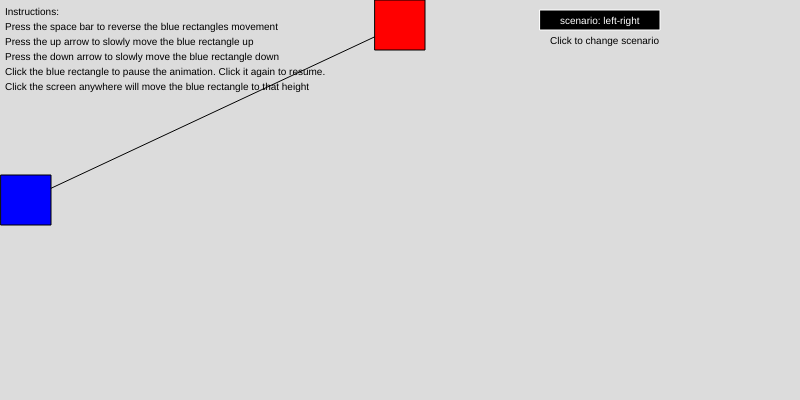
Frame 1 (no input)
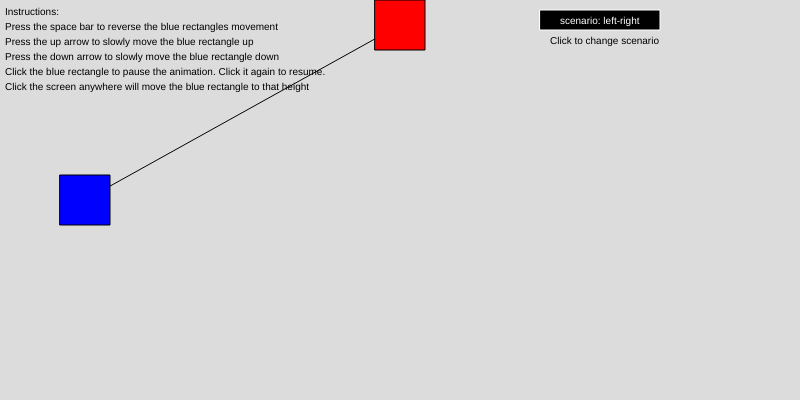
Frame 60 (no input)
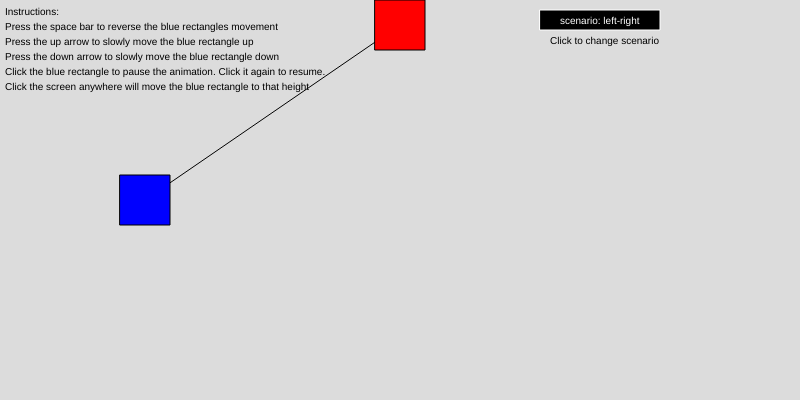
Frame 120 (the mouse pressed at the canvas centre since frame 60)

The p5.js sketch that drew these frames (run headless with seeded random() and noise() and a simulated clock; from frame 60 on, the mouse is pressed at the canvas centre):

// p5.js sketch
// ── sketch.js
// Milestone 4. Keep it Swinging

//initialize canvas
let w = 800; //width of canvas
let h = 400; //height of canvas
let leftEdge; //left edge (X) of canvas where blue rect should reverse directions 
let rightEdge; //right edge (X) of canvas where blue rect should reverse directions

//initialize buttons for toggling between the interactive scenario (left-right) or
//pendulum scenario. Left-right is the default
let buttonPos; // vectors representing centers of left-right and pendulum buttons
let buttonTextPos; //vectors with starting positions for text 
let buttonText; // button text labels
let textW = 120; // width of button text labels 
let textH = 20; // height of button text labels
let buttonSpace; // spacing of toggle buttons
let scenario; //set to either 'left-right' (default) or 'pendulum'
let buttonClick = 0; //indicates whether button clicked to change scenarios

//initialize blue (moving) and red (stationary) rectangles
let wRect = 50; //width of rectangle - same for blue and red
let hRect = 50; //h of rectangle - same for blue and red
let rRectPos; //vector representing x,y loc of center of red rectangle
let bRectPos; //vector representing x,y loc of center of blue rectangle
let bRectDirX = 1; //direction blue rectangle is moving (right=1/left=-1)
let bRectSpeedX = 1; //speed at which blue rectangle is moving
let bRectStopped = 0; //flag to indicate whether blue rect stopped (1) or not (0) by mouse click
let yInc = 3; //when UP_ARROW or DOWN_ARROW is pressed Y position of center of blue rectangle moved up or down yInc

//initialize line connecting red and blue. Beginning of line is always
//at the center of the red rectangle and end of line is attached to center
//of the moving blue rectangle
let lnBegPos; //vector representing beginning of line - center of red rectangle
let lnEndPos; //vector representing end of line - center of blue rectangle

//initialize pendulum angles, forces and movements
let angle;
let angleV = 0;
let angleA = 0;
let armLen; // length of pendulum arm -- in this case length of line connecting red & blue rectangles
let origin; //vector of origin point -- in this case the center of the red rectangle
let force; //force = mass x acceleration
let gravity = 1; //this represents the mass
let pRectPos; //center of blue rectangle representing pendulum 'bob'

function setup() {
  createCanvas(w, h);
  leftEdge = 0;
  rightEdge = w - wRect/2;
  
  rectMode(CENTER);
  rRectPos = createVector(w/2, hRect/2);
  bRectPos = createVector(wRect/2, h/2);
  lnBegPos = createVector(w/2,hRect/2);
  lnEndPos = createVector(wRect/2, h/2);
  
  // initialize toggle button
  textSize(10);
  //scenario = 'left-right';
  scenario = 'left-right';
  buttonSpace = buttonSpace = int(0.75 * w);
  buttonPos = createVector(buttonSpace, 0.05 * h); //center button;
  buttonText = 'scenario: ' + scenario;
  buttonTextPos = createVector(buttonPos.x - 40, 0.06 * h); //40 & .06 are guesses
  
  // initialize pendulum
  origin = createVector(w/2, hRect/2);
  pRectPos = createVector(0,0);
  armLen = h/2;
  //angles measured in radians - PI/4 radians = 45 degrees
  //this angle controls the total angular distance the pendulum moves
  angle = PI / 4;
}

function draw() {
  //set the background of the canvas to light gray
  background(220);
  displayButton(buttonPos, buttonText, buttonTextPos, textW, textH);
  
  if (scenario === 'left-right'){
      displayInstructions();
  }
  
  if (scenario === 'left-right'){
    displayInteraction();
  } else {
    displayPendulum();
  }
}

function displayButton(buttonVec, buttonText, buttonTextPos, textW, textH){
  stroke(255);
  fill(0);
  rect(buttonVec.x, buttonVec.y, textW, textH);
  noStroke();
  fill(255);
  text(buttonText, buttonTextPos.x, buttonTextPos.y);
  noStroke();
  fill(0);
  text('Click to change scenario', buttonTextPos.x - 10, buttonTextPos.y + 20);
}

function displayInstructions(onButton){
  fill(0);
  text("Instructions:", 5, 15);
  text("Press the space bar to reverse the blue rectangles movement", 5, 30);
  text("Press the up arrow to slowly move the blue rectangle up", 5, 45);
  text("Press the down arrow to slowly move the blue rectangle down", 5, 60);
  text("Click the blue rectangle to pause the animation. Click it again to resume.", 5, 75);
  text("Click the screen anywhere will move the blue rectangle to that height", 5, 90);
}

function displayInteraction(){
  //Test to see if the blue rectangle exceeds the boundaries of the canvas
  //If it does, reverse its direction by multiplying by -1
   
  if (bRectPos.x < leftEdge + wRect/2 || bRectPos.x > rightEdge) {
    bRectDirX *= -1;
  }

  //update x position (center) of blue rectangle
  bRectPos.x = bRectPos.x + bRectSpeedX * bRectDirX;
  
  //'stroke' sets the color used to draw lines and borders around shapes
  //in this case the color is black = 0
  
  stroke(0);
  
  //In this case the line connecting the two centers of the rectangles
  //is drawn behind the rectangles.
  lnBegPos.x = rRectPos.x;
  lnBegPos.y = rRectPos.y;
  lnEndPos.x = bRectPos.x;
  lnEndPos.y = bRectPos.y;
  line(lnBegPos.x, lnBegPos.y, lnEndPos.x, lnEndPos.y);
  
  //'Fill' sets the color used to fill shapes
  //Here the two shapes are rectangles (rect).
  //One is set to red (255,0,0) and the other to blue(0,0,255)  
  
  fill(255,0,0); //sets fill color to red
  rect(rRectPos.x, rRectPos.y, wRect, hRect);
  
  fill(0,0,255); //sets fill color to blue
  rect(bRectPos.x, bRectPos.y, wRect, hRect);
}

function displayPendulum(){
  force = gravity * sin(angle);
  angleA = (-1 * force) / armLen;
  angleV += 0.05 * angleA;
  angle += angleV;
  angleV *= 1.0; // if less then 1 (say 0.999) the pendulum comes to eventual stop

  pRectPos.x = armLen * sin(angle) + origin.x;
  pRectPos.y = armLen * cos(angle) + origin.y;

  stroke(0);
  
  line(origin.x, origin.y, pRectPos.x, pRectPos.y);
  
  // red rectangle - anchor
  fill(255,0,0)
  rect(origin.x, origin.y, wRect, hRect);
  
  // swinging blue rectangle 
  fill(0,0,255);
  rect(pRectPos.x, pRectPos.y , 50,50);
  
  textSize(10);
  let strpRectPosX = 'x: ' + int(pRectPos.x).toString();
  let strpRectPosY = 'y: ' + int(pRectPos.y).toString();
  text(strpRectPosX,pRectPos.x-25,pRectPos.y + 40);
  text(strpRectPosY,pRectPos.x-25,pRectPos.y + 50)
}

function keyPressed() {
  if (keyCode === 32){  //SPACE bar
    bRectDirX *= -1;
  } else if (keyCode === UP_ARROW) {
    bRectPos.y -= yInc;
    lnEndPos.y -= yInc;
    
    if ((bRectPos.y - hRect/2) < 0){
      bRectPos.y = hRect/2;
      lnEndPos.y = hRect/2;
    }
  } else if (keyCode === DOWN_ARROW) {
    bRectPos.y += yInc;
    lnEndPos.y += yInc;
    if ((bRectPos.y + hRect/2) > h){
      bRectPos.y = h - hRect/2;
      lnEndPos.y = h - hRect/2;
  }
 }
}

function mouseClicked() {
  // is mouse clicked in button:
  if ((abs(mouseX-buttonPos.x) < textW/2) && (abs(mouseY-buttonPos.y) < textH/2)){
     if (scenario === 'left-right'){
       scenario = 'pendulum';
     } else {
       scenario = 'left-right';
       bRectPos.x = wRect/2;
       bRectPos.y = h/2;
       lnEndPos.x = wRect/2;
       lnEndPos.y = h/2;
     }
     buttonText = 'scenario: ' + scenario;
     buttonClick = 1;
  }
  if (buttonClick != 1){
    // is mouse clicked within blue rectangle?
    let cX = bRectPos.x; //X position of center of blue rectangle
    let cY = bRectPos.y; //Y position of center of blue rectangle

    if ((abs(mouseX-cX) < wRect/2) && (abs(mouseY-cY) < hRect/2)){
      // check to see if blue rectangle is moving or stopped
      if (bRectStopped === 0){ //moving then stop
        bRectStopped = 1;
        noLoop();
      } else { //stopped now move
        bRectStopped = 0;
        loop();
      }  	

    //if mouse is pressed outside blue box move center of box to mouseX,mouseY
    //and adjust upper corners of box and bottom end of line accordingly
    } else {
      bRectPos.x = mouseX;
      bRectPos.y = mouseY;
      lnEndPos.y = mouseY;
      // if left side of box is moving past the left border of canvas
      // t(hen it will be adjusted to be on the left border in which case
      // it will reverse direction
      if ((bRectPos.x - wRect/2) < 0){
        bRectPos.x = wRect/2;
      } else if ((bRectPos.x + wRect/2) > w){
        //if right corner of box is moving past right border of canvas 
        // then adjust x position so that rectangle will be at the left of border
        // and will reverse direction
        bRectPos.x = w - wRect/2;
      }
      if (bRectPos.y - hRect/2 < 0){
        bRectPos.y = hRect/2;
        lnEndPos.y = hRect/2;
      } else if (bRectPos.y + hRect/2 > h){
        bRectPos.y = h - hRect/2;
        lnEndPos.y = h - hRect/2;
      }
    }
  }
  buttonClick = 0;
}
